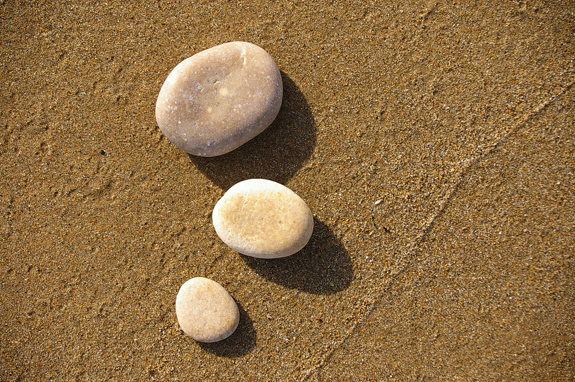
#> input picture Assignment4_ImageProcessing_SocialNetworkAnalysis/rocks.jpg, 575 x 382 px
$ jupyter execute '11_Processing Images.ipynb'   (older library calls are emulated)
#> lines starting #> are read from the running program, lines starting #| are printed output that depends on the picture; after the words box and inside, x2 and y2 are one past the last pixel; in counts of white or black regions, pixels touching at a corner belong together
# A Notebook for Smoothing and Segmenting Images

This notebook allows you to **_smooth_** and **_segment_** images.

For those of you interested in understanding the code, the notebook uses the [numpy](http://numpy.org) library to manage data, the [matplotlib](https://matplotlib.org) library to visualize the results, and an image processing library called [scikit-image](http://scikit-image.org).

The following cell contains some predefined functions to implement [watershed segmentation](https://en.wikipedia.org/wiki/Watershed_(image_processing) and smoothing by [Gaussian filters](https://en.wikipedia.org/wiki/Gaussian_blur). Please make sure you have run this cell before you run other cells in this notebook.

## Preliminary Setup

The following cell contains some predefined functions to smooth image and segment it. When you run the cell, the definitions of these functions will be incorporated into the notebook.

[cell 1]
from scipy import ndimage as ndi
import numpy as np
import matplotlib.pyplot as plt
from skimage import feature,io,color
from skimage.morphology import watershed
from skimage.filters import threshold_otsu,threshold_yen,gaussian


def loadIMG():
    filename=input("Please input the image filename:")
#> the answer given: rocks.jpg
    #filename = os.path.abspath('rocks.jpg')
    img = io.imread(filename)
#> img is the input picture: shape (382, 575, 3); mean R, G, B 143.3, 111, 68.7
    #if len(img)!=2:
    #    img = color.rgb2gray(img)
    return img

def Smooth(img):
    smoothedImg = gaussian(img,sigma=2.5,multichannel=True)
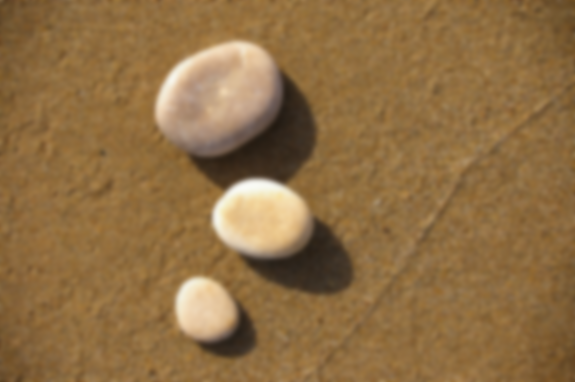
#> smoothedImg: shape (382, 575, 3) float64; mean R, G, B 0.562, 0.435, 0.269
    return smoothedImg

def displaySmooth(img):
    plt.clf()
    smoothedImg=Smooth(img)
    fig, (ax1,ax2) = plt.subplots(nrows=1, ncols=2, figsize=(10, 4),sharex=True,\
                                  sharey=True)
    ax1.imshow(img, cmap=plt.cm.gray)
    ax1.axis('off')
    ax1.set_title('Original Image', fontsize=10)
    ax2.imshow(smoothedImg, cmap=plt.cm.gray)
    ax2.axis('off')
    ax2.set_title('Smoothed Image', fontsize=10)
    fig.tight_layout()
    plt.show()
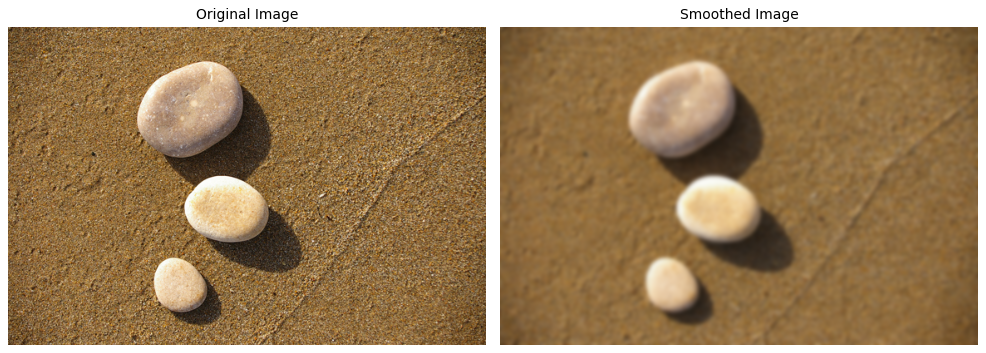
#> figure drawn by matplotlib, 2 panels
#> the answer given: rocks.jpg

def Segment(img):
    if len(img.shape)>2:
        img = color.rgb2gray(img)
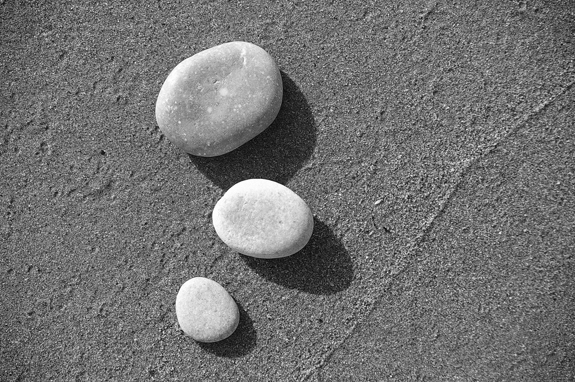
#> img: shape (382, 575) float64; min 0.019, max 1, mean 0.45
    #markers = np.zeros_like(img)
    #markers[img < 0.5] = 1
    #markers[img > 0.6] = 2
    #segmentation = watershed(img, markers)

    #thresh = threshold_otsu(img)
    thresh = threshold_yen(img)
#> thresh = 0.661
    segmentation = img > thresh
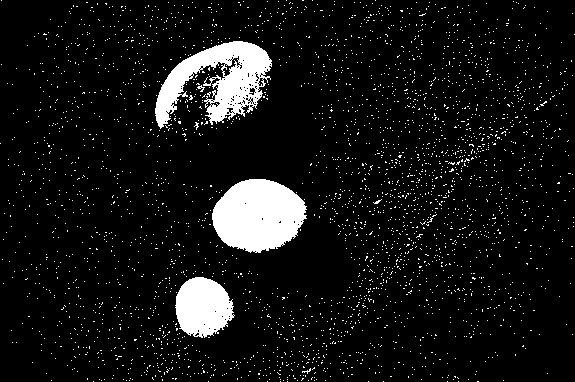
#> segmentation: shape (382, 575) bool; 7.9% white; 3150 white regions (3146 under 20 px), largest, box (x1, y1, x2, y2) and area: (212, 179, 307, 253) 5228, (155, 41, 272, 129) 4901, (175, 277, 235, 338) 2672, (197, 85, 205, 92) 23
    return segmentation

def displaySegment(img):
    plt.clf()
    segmentation=Segment(img)
    fig, (ax1,ax2) = plt.subplots(nrows=1, ncols=2, figsize=(10, 4),sharex=True,\
                                  sharey=True)
    ax1.imshow(img, cmap=plt.cm.gray)
    ax1.axis('off')
    ax1.set_title('Original Image', fontsize=10)
    ax2.imshow(segmentation, cmap=plt.cm.gray)
    ax2.axis('off')
    ax2.set_title('Segmented Image', fontsize=10)
    fig.tight_layout()
    plt.show()

## Smooth an Image
Run the following cell and input the filename of one of the images in the folder 'Image processing'.

[cell 2]
img=loadIMG()
displaySmooth(img)

**Question** How does the resulting image compare to the original image?

## Segment an Image
Run the following cell and input the filename of one of the images in the folder 'Image processing'. You may use the same image as in the previous question.

[cell 3]
img=loadIMG()
displaySegment(img)

**Question**: How does the resulting image compare to the original image?

## Combining Smoothing and Segmenting

The cell below defines a function to smooth and then segment an image.  It will output the original image, the segmented image, and the image after smoothing and then segmenting it.

[cell 4]
def plotSmoothThenSegment(img1):
    img2=Segment(img1)
    #img3=Segment(img3)
    img3=Smooth(img1)
    img3=Segment(img3)
#> in Segment (call 3), `img = color.rgb2gray(img)`:
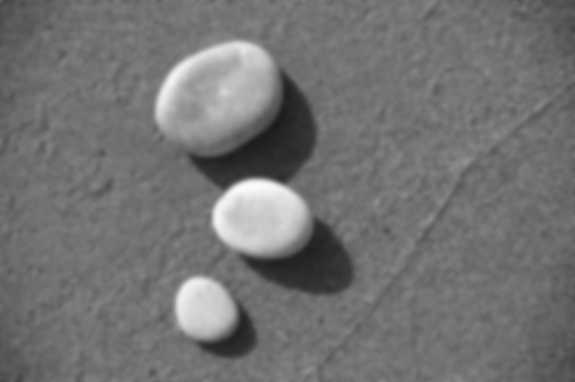
#> img: shape (382, 575) float64; min 0.108, max 0.983, mean 0.45
#> in Segment (call 3), `thresh = threshold_yen(img)`: thresh = 0.509
#> in Segment (call 3), `segmentation = img > thresh`:
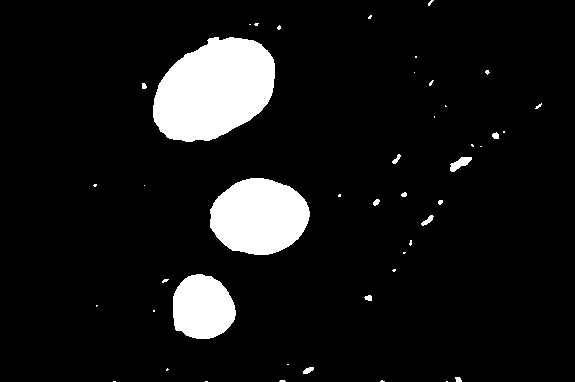
#> segmentation: shape (382, 575) bool; 8.8% white; 45 white regions (31 under 20 px), largest, box (x1, y1, x2, y2) and area: (153, 37, 275, 142) 9507, (210, 178, 310, 255) 5917, (173, 274, 236, 339) 3229
    fig, (ax1,ax2,ax3) = plt.subplots(nrows=1, ncols=3, figsize=(15, 4),sharex=True,\
                                      sharey=True)
    ax1.imshow(img1, cmap=plt.cm.gray)
    ax1.axis('off')
    ax1.set_title('Original Image', fontsize=10)
    ax2.imshow(img2, cmap=plt.cm.gray)
    ax2.axis('off')
    ax2.set_title('Segmented Image', fontsize=10)
    ax3.imshow(img3, cmap=plt.cm.gray)
    ax3.axis('off')
    ax3.set_title('Smoothed Then Segmented Image', fontsize=10)
    fig.tight_layout()
    plt.show()

$ run again, with Assignment4_ImageProcessing_SocialNetworkAnalysis/Edge Detection.png saved as Assignment4_ImageProcessing_SocialNetworkAnalysis/rocks.jpg
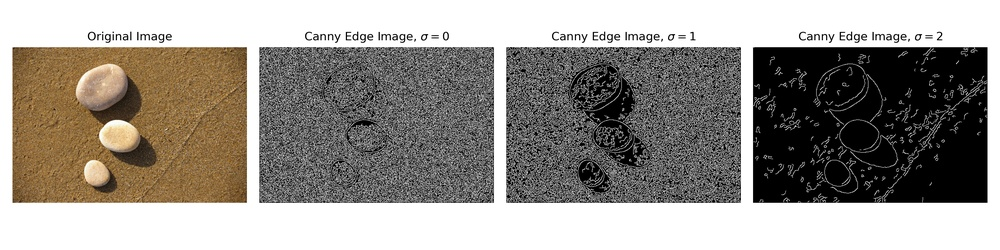
#> input picture Assignment4_ImageProcessing_SocialNetworkAnalysis/Edge Detection.png, 1000 x 250 px, shrunk from 3600 x 900 before the run
#> in loadIMG, img is the input picture: shape (250, 1000, 3); mean R, G, B 154.1, 149.4, 143.2
#> img: shape (250, 1000) float64
#> thresh = 0.475
#> in Segment, `segmentation = img > thresh`:
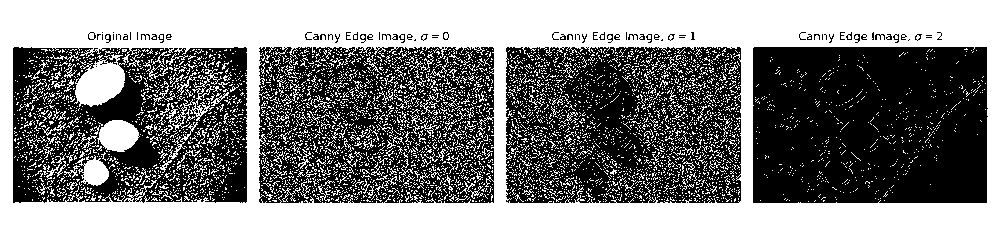
#> segmentation: shape (250, 1000) bool; 53.1% white; 99 black regions (64 under 20 px), largest, box (x1, y1, x2, y2) and area: (753, 47, 988, 203) 35651, (506, 47, 741, 203) 28719, (259, 47, 494, 203) 26570
#> thresh = 0.361
#> in Segment (call 3), `segmentation = img > thresh`:
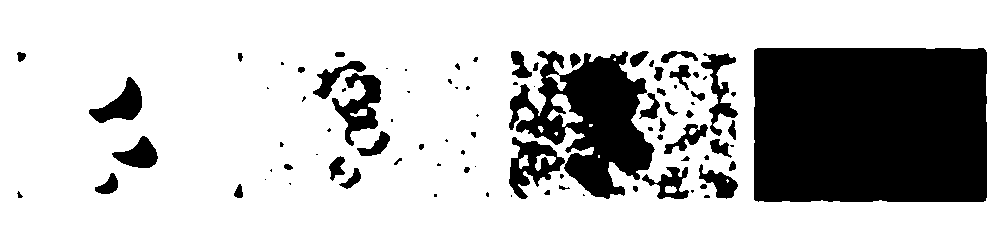
#> segmentation: shape (250, 1000) bool; 76.3% white; 90 black regions (39 under 20 px), largest, box (x1, y1, x2, y2) and area: (754, 48, 987, 202) 35725, (509, 51, 655, 199) 10924, (509, 137, 565, 199) 1568
